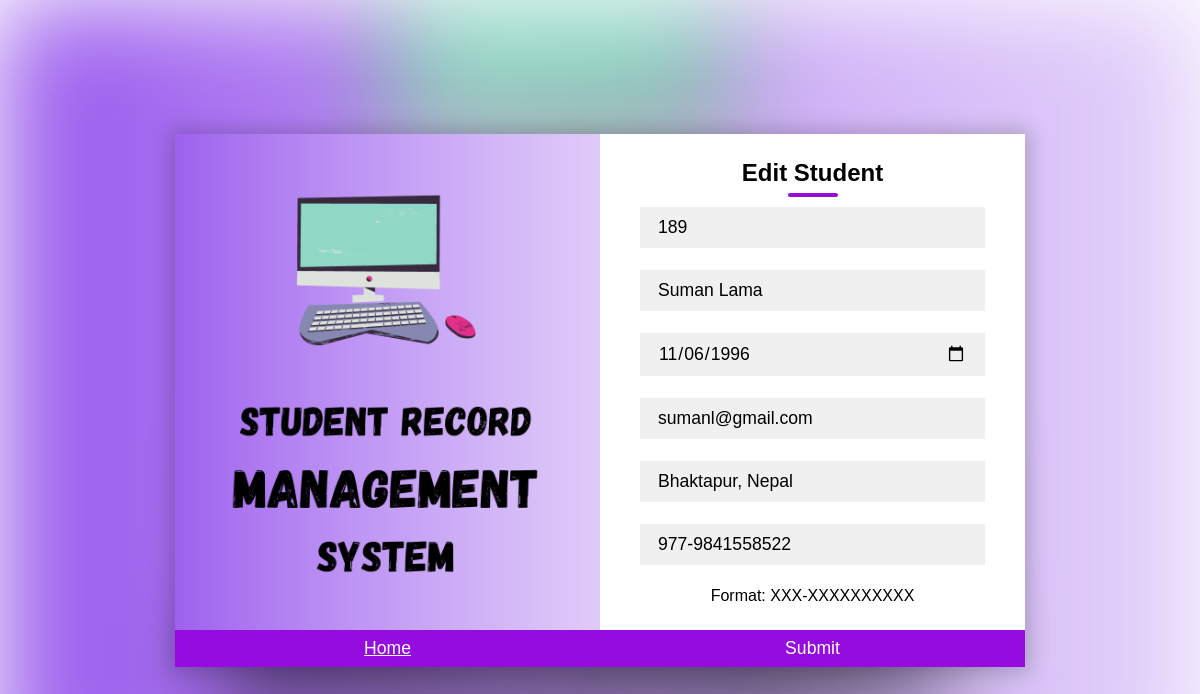
The app's page /student/edit/?id=189 with its own data.
### tables this page shows
CREATE TABLE `students` (
  `id` int(11) NOT NULL,
  `name` varchar(100) NOT NULL,
  `tpnumber` varchar(100) NOT NULL,
  `address` varchar(255) DEFAULT NULL,
  `birthdate` date DEFAULT NULL,
  `email` varchar(255) DEFAULT NULL
);

### student/edit/index.php (the view, shortened to what this page needs)
<!DOCTYPE html>
<html lang="en">
<head>
  <link rel="stylesheet" href="edit.css">
</head>
<body>
  <div>
    <div class="container">
      <?php
      if (isset($_GET['id'])) {
        require "../../config/config.php";
        $id = $_GET['id'];
        $retrieve = $mysqli->prepare("SELECT name, tpnumber, address, birthdate, email FROM students WHERE id=?");
        $retrieve->bind_param("s", $id);
        $retrieve->execute();
        $retrieve->store_result();
        $retrieve->bind_result($name, $tpnumber, $address, $birthdate, $email);
        if ($retrieve->num_rows == 1) {
          while ($row = $retrieve->fetch()) {
            ?>
            <form method="POST" action="../../controller/edit.php">
              <div class="contact-box">
                <div class="left"></div>
                <div class="right">
                  <h2>Edit Student</h2>
                  <input type="text" class="field" value=<?php echo $id; ?> name="id" readonly>
                  <input type="text" class="field" placeholder="Enter Name" value="<?php echo $name; ?>" name="name" required
                    on invalid="this.setCustomValidity('Enter your Name')" on input="this.setCustomValidity('')">
                  <input type="date" class="field" placeholder="Birth date" value="<?php echo $birthdate; ?>" name="birthdate"
                    required on invalid="this.setCustomValidity('Enter your Birth Date')" on
                    input="this.setCustomValidity('')">
                  <input type="email" class="field" placeholder="Email" value="<?php echo $email; ?>" name="email" required on
                    invalid="this.setCustomValidity('Enter your Email')" on input="this.setCustomValidity('')">
                  <input type="text" class="field" placeholder="Address" value="<?php echo $address; ?>" name="address"
                    required on invalid="this.setCustomValidity('Enter your Address')" on input="this.setCustomValidity('')">
                  <input type="tel" class="field" placeholder="Phone Number (Eg: 977-0123456789)" value=<?php echo $tpnumber; ?> name="tpnumber" required on invalid="this.setCustomValidity('Enter your Phone number')" on
                    input="this.setCustomValidity('')">
                  <span class="note">Format: XXX-XXXXXXXXXX</span>
                </div>
                <a href="../" class="btn">Home</a>
                <button type="submit" class="btn" name="editbutton" value="submit">Submit</button>
              </div>
            </form>
          </div>
        <?php }
        }
      } ?>
  </div>
</body>
</html>

### student/edit/edit.css (style rules this page uses)
* { padding: 0; margin: 0; box-sizing: border-box; font-family: 'Quicksand', sans-serif; }
body { height: 100vh; width: 100%; }
.container { position: absolute; width: 100%; height: 100%; display: flex; justify-content: center; align-items: center; padding: 20px 100px; }
.container:after { content: ''; position: absolute; width: 100%; height: 100%; left: 0; top: 0; background: url("1.png") no-repeat center; background-size: cover; filter: blur(50px); z-index: -1; }
.contact-box { max-width: 850px; display: grid; grid-template-columns: repeat(2, 1fr); justify-content: center; align-items: center; text-align: center; background-color: #fff; box-shadow: 0px 0px 19px 5px rgba(0,0,0,0.19); }
.left { background: url("1.png") no-repeat center; background-size: cover; height: 100%; }
.right { padding: 25px 40px; }
h2 { position: relative; padding: 0 0 10px; margin-bottom: 10px; }
h2:after { content: ''; position: absolute; left: 50%; bottom: 0; transform: translateX(-50%); height: 4px; width: 50px; border-radius: 2px; background-color: #950cde; }
.field { width: 100%; border: 2px solid rgba(0, 0, 0, 0); outline: none; background-color: rgba(230, 230, 230, 0.6); padding: 0.5rem 1rem; font-size: 1.1rem; margin-bottom: 22px; transition: .3s; }
.btn { width: 100%; padding: 0.5rem 1rem; background-color: #950cde; color: #fff; font-size: 1.1rem; border: none; outline: none; cursor: pointer; transition: .3s; }

### records on screen
students: name "Suman Lama", birthdate "11/06/1996", email "sumanl@gmail.com", address "Bhaktapur, Nepal", tpnumber "977-9841558522"
